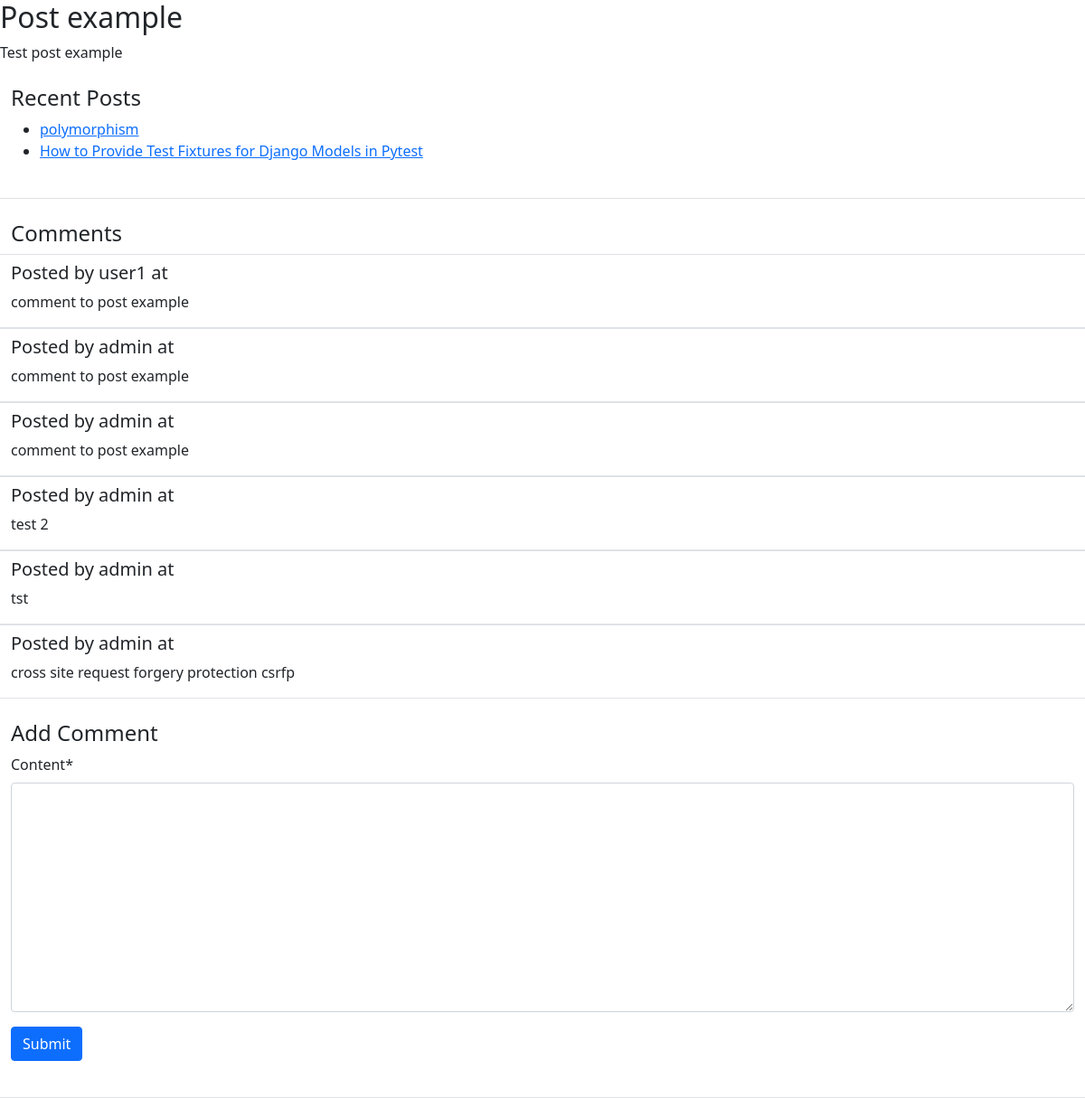
The app's page /blog/post/post_example (signed in) with its own data.
### blog/models.py (models this page shows, shortened)
class Post(models.Model):
    author = models.ForeignKey(settings.AUTH_USER_MODEL, on_delete=models.PROTECT)
    created_at = models.DateTimeField(auto_now_add=True)
    modified_at = models.DateTimeField(auto_now_add=True)
    published_at = models.DateTimeField(blank=True, null=True)
    title = models.TextField(max_length=100)
    slug = models.SlugField()
    summary = models.TextField(max_length=500)
    content = models.TextField()
    tags = models.ManyToManyField(Tag, related_name='posts')
    comments = GenericRelation(Comment)

class Comment(models.Model):
    creator = models.ForeignKey(settings.AUTH_USER_MODEL, on_delete=models.CASCADE)
    content = models.TextField()
    content_type = models.ForeignKey(ContentType, on_delete=models.CASCADE)
    object_id = models.PositiveIntegerField()
    content_object = GenericForeignKey('content_type', 'object_id')

### blog/views.py (the view)
# urls.py: path('post/<slug>', views.post_detail, name='blog-post-detail')
def post_detail(request, slug):
    post = get_object_or_404(Post, slug=slug)
    if request.user.is_active:
        if request.method == 'POST':
            comment_form = CommentForm(request.POST)
            if comment_form.is_valid():
                comment = comment_form.save(commit=False)
                comment.content_object = post
                comment.creator = request.user
                comment.save()
                return redirect(request.path_info)
        else:
            comment_form = CommentForm()
    else:
        comment_form = None
    context = {'post': post, "comment_form": comment_form}
    return render(request, "blog/post-detail.html", context=context)

### blog/forms.py
class CommentForm(forms.ModelForm):
    class Meta:
        model = Comment
        fields = ['content']
    def __init__(self, *args, **kwargs):
        super(CommentForm, self).__init__(*args, **kwargs)
        self.helper = FormHelper()
        self.helper.add_input(Submit('submit', 'Submit'))

### blog/templatetags/blog_extras.py (called while the page is built)
@register.simple_tag(name='row')
def row(extends = ''):
    return format_html('<div class="row {}">', extends)

@register.simple_tag(name='endrow')
def endrow():
    return format_html('</div>')

@register.simple_tag(name='col')
def col(extends = ''):
    return format_html('<div class="col {}">', extends)

@register.simple_tag(name='endcol')
def endcol():
    return format_html('</div>')

@register.inclusion_tag('blog/post-list.html')
def recent_posts(post):
    posts = Post.objects.exclude(pk=post.pk)[:5]
    return {"title": "Recent Posts", "posts": posts}

### blog/templates/blog/post-detail.html
{% extends "base.html" %}
{% load blog_extras %}
{% block content %}
<h2>{{ post.title }}</h2>
{% row %}
    {% col %}
        {{ post.content|safe }}
    {% endcol %}
{% endrow %}
{% row "border-bottom" %}
    {% col "p-4" %}
    {% recent_posts post %}
    {% endcol %}
{% endrow %}
{% row "border-bottom" %}
    {% col "p-4" %}
    {% include "blog/post-comment.html" %}
    {% endcol %}
{% endrow %}
{% endblock %}

### blog/templates/blog/post-list.html
<h4>{{ title }}</h4>
<ul>
    {% for post in posts %}
        <li>
            <a href="{% url "blog-post-detail" post.slug %}" > {{ post.title }}</a>
        </li>
    {% endfor %}
</ul>

### blog/templates/blog/post-comment.html
{% load blog_extras crispy_forms_tags %}
<h4>Comments</h4>
{% for comment in post.comments.all %}
    {% row "border-top pt-2" %}
        {% col %}
            <h5>Posted by {{ comment.creator }} at {{comment.created_at|date:"M, d Y h:i" }}</h5>
        {% endcol %}
    {% endrow %}
    {% row "border-bottom" %}
        {% col %}
            <p>{{ comment.content }}</p>
        {% endcol %}
    {% endrow %}
    {% empty %}
    {% row "border-top border-bottom" %}
        {% col %}
            <p>No comments.</p>
        {% endcol %}
    {% endrow %}
{% endfor %}
{% if request.user.is_active %}
    {% row "mt-4" %}
        {% col %}
            <h4>Add Comment</h4>
            {% crispy comment_form %}
        {% endcol %}
    {% endrow %}
{% endif %}

### records on screen
Post: content "Test post example"
Post: title "polymorphism"
Post: title "How to Provide Test Fixtures for Django Models in Pytest"
Comment: creator "user1", content "comment to post example"
Comment: creator "admin", content "comment to post example"
Comment: creator "admin", content "comment to post example"
Comment: creator "admin", content "test 2"
Comment: creator "admin", content "tst"
Comment: creator "admin", content "cross site request forgery protection csrfp"

### other values on screen
{{ title }} "Recent Posts"
